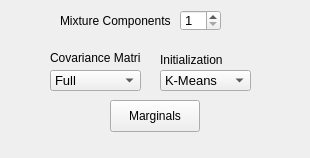
<?xml version="1.0" encoding="UTF-8"?>
<ui version="4.0">
 <class>ParametersGMMRegr</class>
 <widget class="QWidget" name="ParametersGMMRegr">
  <property name="geometry">
   <rect>
    <x>0</x>
    <y>0</y>
    <width>310</width>
    <height>158</height>
   </rect>
  </property>
  <property name="windowTitle">
   <string>Form</string>
  </property>
  <widget class="QLabel" name="label_7">
   <property name="geometry">
    <rect>
     <x>160</x>
     <y>50</y>
     <width>71</width>
     <height>20</height>
    </rect>
   </property>
   <property name="font">
    <font>
     <pointsize>9</pointsize>
    </font>
   </property>
   <property name="text">
    <string>Initialization</string>
   </property>
  </widget>
  <widget class="QSpinBox" name="gmmCount">
   <property name="geometry">
    <rect>
     <x>180</x>
     <y>10</y>
     <width>41</width>
     <height>21</height>
    </rect>
   </property>
   <property name="font">
    <font>
     <pointsize>10</pointsize>
    </font>
   </property>
   <property name="toolTip">
    <string>Number of mixtures trained per class</string>
   </property>
   <property name="minimum">
    <number>1</number>
   </property>
   <property name="maximum">
    <number>200</number>
   </property>
   <property name="value">
    <number>1</number>
   </property>
  </widget>
  <widget class="QComboBox" name="gmmInitCombo">
   <property name="geometry">
    <rect>
     <x>160</x>
     <y>70</y>
     <width>91</width>
     <height>21</height>
    </rect>
   </property>
   <property name="font">
    <font>
     <pointsize>10</pointsize>
    </font>
   </property>
   <property name="toolTip">
    <string>Method for initialization of the GMM prior to the first EM step
Random: randomly place the means of the mixtures (unit variance)
Uniform: uniformly split the space along the first axis and set the means there (unit variance)
K-Means: perform K-Means and assign means and variance to each mixture</string>
   </property>
   <property name="currentIndex">
    <number>2</number>
   </property>
   <item>
    <property name="text">
     <string>Random</string>
    </property>
   </item>
   <item>
    <property name="text">
     <string>Uniform</string>
    </property>
   </item>
   <item>
    <property name="text">
     <string>K-Means</string>
    </property>
   </item>
  </widget>
  <widget class="QLabel" name="label_6">
   <property name="geometry">
    <rect>
     <x>50</x>
     <y>48</y>
     <width>91</width>
     <height>20</height>
    </rect>
   </property>
   <property name="font">
    <font>
     <pointsize>9</pointsize>
    </font>
   </property>
   <property name="text">
    <string>Covariance Matrix</string>
   </property>
  </widget>
  <widget class="QLabel" name="label_8">
   <property name="geometry">
    <rect>
     <x>60</x>
     <y>10</y>
     <width>111</width>
     <height>21</height>
    </rect>
   </property>
   <property name="font">
    <font>
     <pointsize>9</pointsize>
    </font>
   </property>
   <property name="text">
    <string>Mixture Components</string>
   </property>
  </widget>
  <widget class="QComboBox" name="gmmCovarianceCombo">
   <property name="geometry">
    <rect>
     <x>50</x>
     <y>70</y>
     <width>91</width>
     <height>21</height>
    </rect>
   </property>
   <property name="font">
    <font>
     <pointsize>10</pointsize>
    </font>
   </property>
   <property name="toolTip">
    <string>Covariance Matrix type</string>
   </property>
   <property name="currentIndex">
    <number>0</number>
   </property>
   <item>
    <property name="text">
     <string>Full</string>
    </property>
   </item>
   <item>
    <property name="text">
     <string>Diagonal</string>
    </property>
   </item>
   <item>
    <property name="text">
     <string>Spherical</string>
    </property>
   </item>
  </widget>
  <widget class="QPushButton" name="marginalsButton">
   <property name="geometry">
    <rect>
     <x>110</x>
     <y>100</y>
     <width>90</width>
     <height>32</height>
    </rect>
   </property>
   <property name="font">
    <font>
     <pointsize>9</pointsize>
    </font>
   </property>
   <property name="text">
    <string>Marginals</string>
   </property>
  </widget>
 </widget>
 <resources/>
 <connections/>
</ui>
